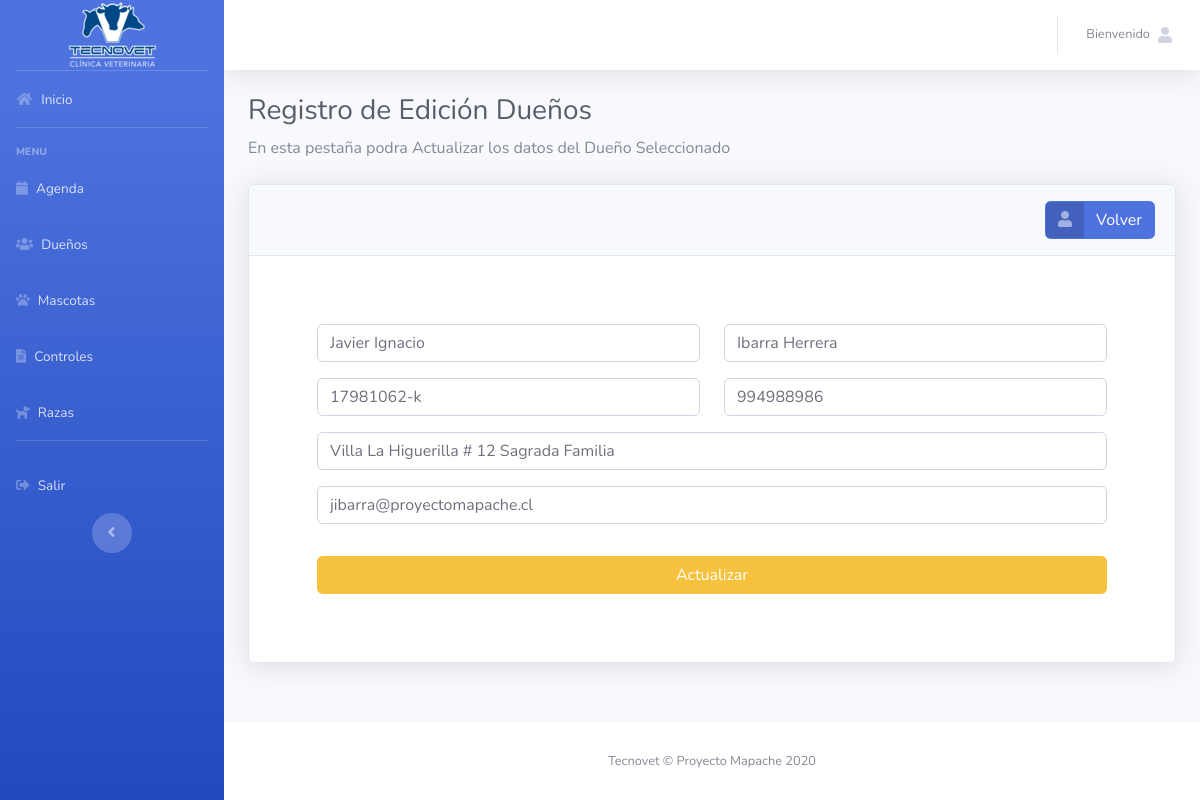
The page /actualizarUsuario.php?id=1 (signed in) on the database its author committed.
### tables this page shows
CREATE TABLE `usuarios` (
  `id` int(11) NOT NULL,
  `nombre` varchar(255) DEFAULT NULL,
  `apellido` varchar(255) DEFAULT NULL,
  `rut` varchar(255) DEFAULT NULL,
  `direccion` varchar(255) DEFAULT 'Sin Dirección',
  `contacto` varchar(255) DEFAULT 'Sin Contacto',
  `correo` varchar(255) DEFAULT 'Sin Correo',
  `clave` varchar(255) DEFAULT NULL,
  `rol` varchar(255) DEFAULT 'Dueño',
  `estado` varchar(255) DEFAULT 'Activo'
);

### database.php (called while the page is built, shortened)
<?php
	class Database{
		private $con;
		private $dbhost="localhost";
		private $dbuser="root";
		private $dbpass="";
		private $dbname="tecnovetapp";
		public function connect_db(){
			$this->con = mysqli_connect($this->dbhost, $this->dbuser, $this->dbpass, $this->dbname);
		}
		public function single_record($id){
			$sql = "SELECT * FROM usuarios where id='$id'";
			$res = mysqli_query($this->con, $sql);
			$return = mysqli_fetch_object($res );
			return $return ;
		}
	}
?>

### actualizarUsuario.php (the view, shortened to what this page needs)
<?php
	if (isset($_GET['id'])){
		$id=intval($_GET['id']);
	} else {
		header("location:index.php");
	}
?>
<?php include("header.php") ?>
<div class="container-fluid">
<h1 class="h3 mb-2 text-gray-800">Registro de Edición Dueños</h1>
<p class="mb-4">En esta pestaña podra Actualizar los datos del Dueño Seleccionado</p>
    <div class="card shadow mb-4">
                <div class="card-header py-3">
                <div class="text-right">
    <a href="usuarios.php" class=" btn btn-primary btn-icon-split">
        <span class="icon text-white-50">
            <i class="fas fa-user"></i>
        </span>
        <span class="text">Volver</span>
    </a>
    </div>
                </div>
                <div class="card-body">
                <div class="table-wrapper">
            <?php
				include ("database.php");
				$usuarios= new Database();
					?>
					<?php
                $datos_usuario=$usuarios->single_record($id);
			?>
            <div class="p-5">
                <form method="post">
                <div class="form-group row">
                    <div class="col-sm-6 mb-3 mb-sm-0">
                      <input type="text" class="form-control form-control-user" id="nombre" name="nombre" placeholder="Nombre" required value="<?php echo $datos_usuario->nombre;?>">
                    </div>
                    <div class="col-sm-6">
                      <input type="text" class="form-control form-control-user" id="apellido" name="apellido" placeholder="Apellido" required value="<?php echo $datos_usuario->apellido;?>">
                    </div>
                  </div>
                  <div class="form-group row">
                    <div class="col-sm-6 mb-3 mb-sm-0">
                      <input type="text" class="form-control form-control-user" id="rut" name="rut" placeholder="RUT" required value="<?php echo $datos_usuario->rut;?>">
                    </div>
                    <div class="col-sm-6">
                      <input type="text" class="form-control form-control-user" id="contacto" name="contacto" placeholder="Contacto" value="<?php echo $datos_usuario->contacto;?>">
                    </div>
                  </div>
                  <div class="form-group">
                    <input type="text" class="form-control form-control-user" id="direccion" name="direccion" placeholder="Direccion" value="<?php echo $datos_usuario->direccion;?>">
                  </div>
                  <div class="form-group">
                    <input type="text" class="form-control form-control-user" id="correo" name="correo" placeholder="Correo" value="<?php echo $datos_usuario->correo;?>">
                  </div>
                  <button type="submit" class="btn btn-warning btn-user btn-block">Actualizar</button>
                </form>
        </div>
        </div>
</div>
                </div>
              </div>
            </div>
<?php include("footer.php") ?>

### rows shown on the page
usuarios: nombre "Javier Ignacio", apellido "Ibarra Herrera", rut "17981062-k", contacto "994988986", direccion "Villa La Higuerilla # 12 Sagrada Familia", correo "jibarra@proyectomapache.cl"
